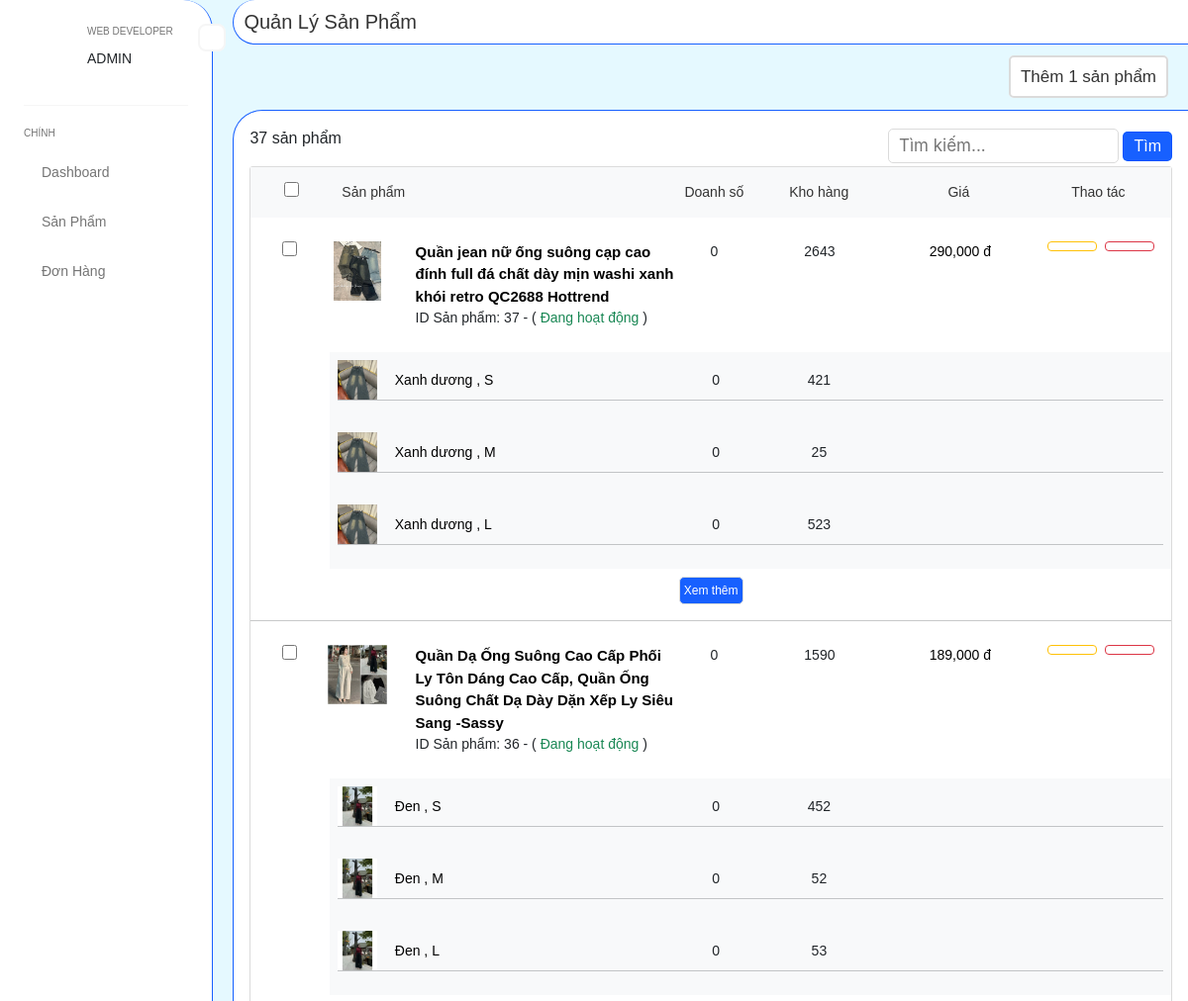
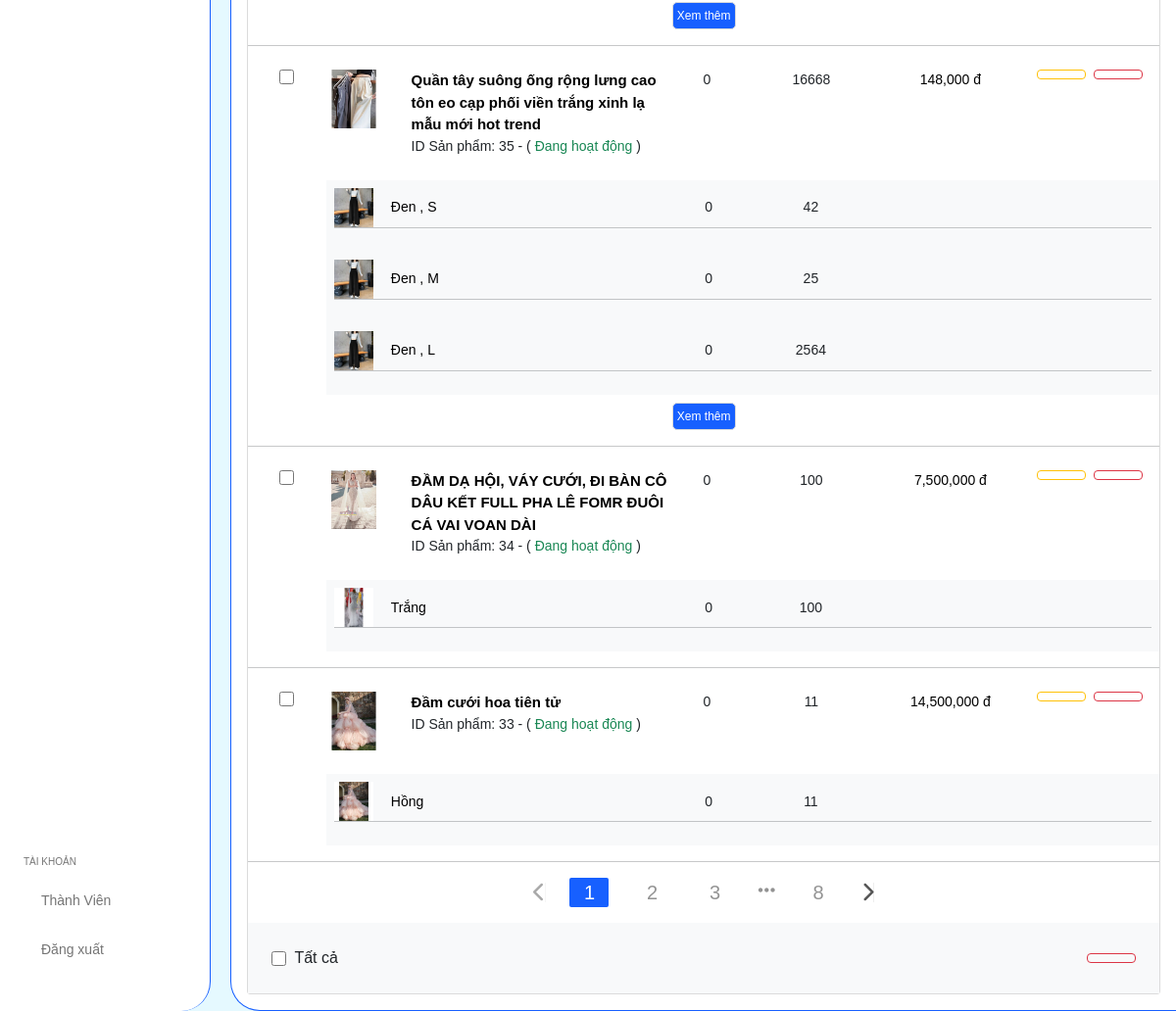
/admin/products (signed in), run on the app's committed database (2 pictures, top to bottom).
### tables this page shows
CREATE TABLE `products` (
  `id` int(11) NOT NULL,
  `cate_id` int(11) NOT NULL,
  `name` varchar(255) NOT NULL,
  `price` double(10,0) NOT NULL,
  `discount_percent` float(10,0) NOT NULL,
  `description` varchar(3000) DEFAULT NULL,
  `sell` int(10) NOT NULL DEFAULT 0,
  `status` tinyint(1) NOT NULL DEFAULT 0
);

### app/views/admin/products/index.php (the view, shortened to what the rows shown need)
<div class="custom-admin__content">
        <div class="custom-content__show p-3">
            <?php if (!empty($data_all_pro)): ?>
            <form action="<?= _WEB_ROOT_ ?>/admin/product/handle_del_groups" method="POST" onsubmit="return confirm('Bạn có chắc muốn xóa danh sách sản phẩm!')">
                <div class="custom-content__show--main">
                    <div class="custom-content__show--main--top bg-light">
                        <div class="row ">
                        </div>
                    </div>
                    <?php foreach ($data_all_pro as $pro): ?>
                        <div class="custom-table__item ">
                            <div class="row my-4 g-0">
                                <div class="col-1">
                                    <div class="text-center">
                                        <input type="checkbox" value="<?= $pro['id'] ?>" name="pro__del_groups[]" class="custom-table__check check-item" type="checkbox">
                                    </div>
                                </div>
                                <div class="col-11">
                                    <div class="row g-0">
                                        <div class="col-lg-5 col-12">
                                            <div class="row d-flex g-0">
                                                <div class="col-lg-3 col-sm-2 col-3">
                                                    <img style="width: 60px; height: 60px; object-fit: cover;"
                                                        src="<?= _WEB_ROOT_ ?>/public/assets/img/pro/<?= $pro['url_image'] ?>" alt="">
                                                </div>
                                                <div class="col-lg-9 col-sm-10 col-9">
                                                    <p class="m-0 text-black fs-15 fw-bold"><?= $pro['name'] ?></p>
                                                    <p class="m-0 fs-12">ID Sản phẩm: <?= $pro['id'] ?> - (
                                                        <?php if ($pro['status'] == 0): ?>
                                                            <span class="text-success">Đang hoạt động</span>
                                                        <?php else: ?>
                                                            <span class="text-danger">Hiện đang ẩn</span>
                                                        <?php endif; ?>
                                                        )
                                                    </p>
                                                </div>
                                            </div>
                                        </div>
                                        <div class="col-lg-1 col-3">
                                            <p class="m-0 fs-12 text-center"><?= $pro['sell'] ?></p>
                                        </div>
                                        <div class="col-lg-2 col-4">
                                            <p class="m-0 fs-12 text-center"><?= $pro['total_quantity'] ?></p>
                                        </div>
                                        <div class="col-lg-2 col-3">
                                            <p class="m-0 text-black fs-12 text-center"><?= number_format($pro['price']) ?> đ</p>
                                        </div>
                                        <div class="col-lg-2 col-2 ">
                                            <div class="d-flex justify-content-center gap-2">
                                                <a href="<?= _WEB_ROOT_ ?>/admin/edit-product-<?= $pro['id'] ?>" style="width: 50px;" data-bs-toggle="tooltip" title="Chỉnh sửa"
                                                    class="btn btn-outline-warning btn-sm "><i class="ph ph-pen"></i></a>
                                                <a href="<?= _WEB_ROOT_ ?>/admin/product/handle-del-<?= $pro['id'] ?>" style="width: 50px;" data-bs-toggle="tooltip" title="Xóa!"
                                                onclick="return confirm('Bạn có chắc muốn xóa sản phẩm!')" class="btn btn-outline-danger btn-sm "></a>
                                            </div>
                                        </div>
                                    </div>
                                </div>
                            </div>
                            <?php if (!empty($pro['variants'])):
                                $data = json_decode($pro['variants'], true); ?>
                                <div class="container-variants">
                                    <?php foreach ($data as $pro_variant): ?>
                                        <div class="variant-item">
                                            <div class="row ">
                                                <div class="col-1"></div>
                                                <div class="col-11">
                                                    <div class="row g-0 p-2 bg-light align-items-center">
                                                        <div class="col-lg-5 col-12 bg-light">
                                                            <div class="row d-flex g-0 ">
                                                                <div class="col-lg-2 col-sm-2 col-3 ">
                                                                    <?php if ($pro_variant['url_image'] != null): ?>
                                                                        <img style="width: 40px; height: 40px; object-fit: cover;"
                                                                            src="<?= _WEB_ROOT_ ?>/public/assets/img/pro/<?= $pro_variant['url_image'] ?>"
                                                                            alt="">
                                                                    <?php endif ?>
                                                                </div>
                                                                <div class="col-lg-10 col-sm-10 col-9 d-flex align-items-center">
                                                                    <p class="m-0 text-black fs-12">
                                                                        <?php if ($pro_variant['cor_name'] != ''):
                                                                            echo $pro_variant['cor_name'];
                                                                        endif ?>
                                                                        <?php if ($pro_variant['cor_name'] != '' && $pro_variant['size_name'] != ''):
                                                                            echo ', ';
                                                                        endif ?>
                                                                        <?php if ($pro_variant['size_name'] != ''):
                                                                            echo ' ' . $pro_variant['size_name'] . '';
                                                                        endif ?>
                                                                    </p>
                                                                </div>
                                                            </div>
                                                        </div>
                                                        <div class="col-lg-1 col-3 bg-light">
                                                            <p class="m-0 fs-12 text-center">0</p>
                                                        </div>
                                                        <div class="col-lg-2 col-3 bg-light">
                                                            <p class="m-0 text-center fs-12"><?= $pro_variant['quantity'] ?></p>
                                                        </div>
                                                        <hr>
                                                    </div>
                                                </div>
                                            </div>
                                        </div>
                                    <?php endforeach ?>
                                    <div class="text-center mt-2">
                                        <button type="button" class="btn-toggle-variants">Xem thêm</button>
                                    </div>
                                </div>
                            <?php endif ?>
                        </div>
                        <hr>
                    <?php endforeach ?>
                    <ul class="pagination">
                        <?php if (isset($links))
                        echo $links; ?>
                    </ul>
                    <div class="custom-content__button bg-light p-4 mt-3">
                        <div class="d-flex justify-content-between align-items-center">
                        </div>
                    </div>
                </div>
            </form>
            <?php else : ?>
            <div class="d-flex align-items-center justify-content-center mt-5">
                <p class="alert alert-warning w-100 text-center">Hiện tại không có sản phẩm nào!</h3>
            </div>
    <?php endif; ?>
    </div>
</div>

### data on the page
products: shows a picture, name "Quần jean nữ ống suông cạp cao đính full đá chất dày mịn washi xanh khói retro QC2688 Hottrend", id "37", status "Đang hoạt động", sell "0", total_quantity "2643", price "290,000", cor_name "Xanh dương", size_name "S", quantity "421", size_name "M", quantity "25", size_name "L", quantity "523"
products: shows a picture, name "Quần Dạ Ống Suông Cao Cấp Phối Ly Tôn Dáng Cao Cấp, Quần Ống Suông Chất Dạ Dày Dặn Xếp Ly Siêu Sang -Sassy", id "36", status "Đang hoạt động", sell "0", total_quantity "1590", price "189,000", cor_name "Đen", size_name "S", quantity "452", size_name "M", quantity "52", size_name "L", quantity "53"
products: shows a picture, name "Quần tây suông ống rộng lưng cao tôn eo cạp phối viền trắng xinh lạ mẫu mới hot trend", id "35", status "Đang hoạt động", sell "0", total_quantity "16668", price "148,000", cor_name "Đen", size_name "S", quantity "42", size_name "M", quantity "25", size_name "L", quantity "2564"
products: shows a picture, name "ĐẦM DẠ HỘI, VÁY CƯỚI, ĐI BÀN CÔ DÂU KẾT FULL PHA LÊ FOMR ĐUÔI CÁ VAI VOAN DÀI", id "34", status "Đang hoạt động", sell "0", total_quantity "100", price "7,500,000", cor_name "Trắng", quantity "100"
products: shows a picture, name "Đầm cưới hoa tiên tử", id "33", status "Đang hoạt động", sell "0", total_quantity "11", price "14,500,000", cor_name "Hồng", quantity "11"

### other printed values
$total_pro['total'] "37"
$total_page "8"
